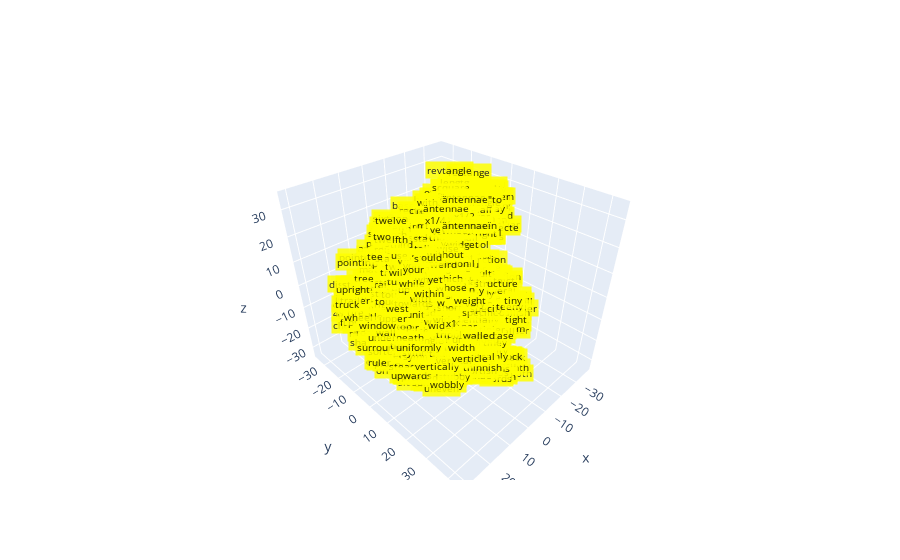

The cell this chart's notebook holds for it:
### Code cell
trace = go.Scatter3d(
            x=X_embedded_3d[:,0],
            y=X_embedded_3d[:,1],
            z=X_embedded_3d[:,2],
            mode="markers",
            marker=dict(size=0),
            hoverinfo="skip")
    
annos = []
for i, label in enumerate(strings_tensor):
    anno = dict(
            x=X_embedded_3d[i,0],
            y=X_embedded_3d[i,1],
            z=X_embedded_3d[i,2],
                text=label,
                showarrow=False,
                arrowhead=0,
                font=dict(color="black", size=10),
                ax=0,
                ay=-20,
                bgcolor="yellow",
                opacity=0.85)

    annos.append(anno)
        
fig = go.Figure()
fig.add_trace(trace)
fig.update_layout(scene=dict(annotations=annos))
